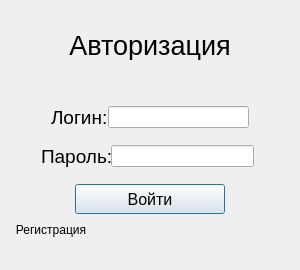
<?xml version="1.0" encoding="UTF-8"?>
<ui version="4.0">
 <class>Dialog</class>
 <widget class="QDialog" name="Dialog">
  <property name="geometry">
   <rect>
    <x>0</x>
    <y>0</y>
    <width>300</width>
    <height>270</height>
   </rect>
  </property>
  <property name="maximumSize">
   <size>
    <width>300</width>
    <height>300</height>
   </size>
  </property>
  <property name="windowTitle">
   <string>Dialog</string>
  </property>
  <layout class="QVBoxLayout" name="verticalLayout_3">
   <item>
    <layout class="QVBoxLayout" name="verticalLayout_2">
     <item>
      <layout class="QVBoxLayout" name="verticalLayout">
       <item>
        <widget class="QLabel" name="label">
         <property name="sizePolicy">
          <sizepolicy hsizetype="Expanding" vsizetype="Preferred">
           <horstretch>0</horstretch>
           <verstretch>0</verstretch>
          </sizepolicy>
         </property>
         <property name="minimumSize">
          <size>
           <width>0</width>
           <height>0</height>
          </size>
         </property>
         <property name="maximumSize">
          <size>
           <width>16777215</width>
           <height>30</height>
          </size>
         </property>
         <property name="font">
          <font>
           <pointsize>20</pointsize>
          </font>
         </property>
         <property name="text">
          <string>Авторизация</string>
         </property>
         <property name="alignment">
          <set>Qt::AlignCenter</set>
         </property>
        </widget>
       </item>
       <item>
        <spacer name="verticalSpacer">
         <property name="orientation">
          <enum>Qt::Vertical</enum>
         </property>
         <property name="sizeType">
          <enum>QSizePolicy::Maximum</enum>
         </property>
         <property name="sizeHint" stdset="0">
          <size>
           <width>20</width>
           <height>40</height>
          </size>
         </property>
        </spacer>
       </item>
       <item>
        <layout class="QHBoxLayout" name="horizontalLayout">
         <property name="spacing">
          <number>0</number>
         </property>
         <property name="leftMargin">
          <number>40</number>
         </property>
         <property name="rightMargin">
          <number>40</number>
         </property>
         <item>
          <widget class="QLabel" name="lbl_login">
           <property name="maximumSize">
            <size>
             <width>70</width>
             <height>40</height>
            </size>
           </property>
           <property name="font">
            <font>
             <pointsize>14</pointsize>
            </font>
           </property>
           <property name="text">
            <string>Логин:</string>
           </property>
          </widget>
         </item>
         <item>
          <widget class="QLineEdit" name="lineE_login">
           <property name="maximumSize">
            <size>
             <width>150</width>
             <height>16777215</height>
            </size>
           </property>
          </widget>
         </item>
        </layout>
       </item>
       <item>
        <spacer name="verticalSpacer_2">
         <property name="orientation">
          <enum>Qt::Vertical</enum>
         </property>
         <property name="sizeType">
          <enum>QSizePolicy::Maximum</enum>
         </property>
         <property name="sizeHint" stdset="0">
          <size>
           <width>20</width>
           <height>10</height>
          </size>
         </property>
        </spacer>
       </item>
       <item>
        <layout class="QHBoxLayout" name="horizontalLayout_2">
         <property name="spacing">
          <number>0</number>
         </property>
         <property name="leftMargin">
          <number>30</number>
         </property>
         <property name="rightMargin">
          <number>35</number>
         </property>
         <item>
          <widget class="QLabel" name="lbl_password">
           <property name="maximumSize">
            <size>
             <width>70</width>
             <height>40</height>
            </size>
           </property>
           <property name="font">
            <font>
             <pointsize>14</pointsize>
            </font>
           </property>
           <property name="text">
            <string>Пароль:</string>
           </property>
          </widget>
         </item>
         <item>
          <widget class="QLineEdit" name="lineE_password">
           <property name="maximumSize">
            <size>
             <width>150</width>
             <height>16777215</height>
            </size>
           </property>
          </widget>
         </item>
        </layout>
       </item>
       <item>
        <spacer name="verticalSpacer_3">
         <property name="orientation">
          <enum>Qt::Vertical</enum>
         </property>
         <property name="sizeType">
          <enum>QSizePolicy::Maximum</enum>
         </property>
         <property name="sizeHint" stdset="0">
          <size>
           <width>20</width>
           <height>10</height>
          </size>
         </property>
        </spacer>
       </item>
       <item>
        <layout class="QHBoxLayout" name="horizontalLayout_3">
         <item>
          <widget class="QPushButton" name="btn_enter">
           <property name="sizePolicy">
            <sizepolicy hsizetype="MinimumExpanding" vsizetype="Fixed">
             <horstretch>0</horstretch>
             <verstretch>0</verstretch>
            </sizepolicy>
           </property>
           <property name="minimumSize">
            <size>
             <width>0</width>
             <height>5</height>
            </size>
           </property>
           <property name="maximumSize">
            <size>
             <width>150</width>
             <height>30</height>
            </size>
           </property>
           <property name="font">
            <font>
             <pointsize>12</pointsize>
            </font>
           </property>
           <property name="layoutDirection">
            <enum>Qt::LeftToRight</enum>
           </property>
           <property name="text">
            <string>Войти</string>
           </property>
           <property name="default">
            <bool>false</bool>
           </property>
          </widget>
         </item>
        </layout>
       </item>
       <item>
        <widget class="QPushButton" name="btn_registration">
         <property name="sizePolicy">
          <sizepolicy hsizetype="Maximum" vsizetype="Fixed">
           <horstretch>0</horstretch>
           <verstretch>0</verstretch>
          </sizepolicy>
         </property>
         <property name="maximumSize">
          <size>
           <width>16777215</width>
           <height>20</height>
          </size>
         </property>
         <property name="layoutDirection">
          <enum>Qt::LeftToRight</enum>
         </property>
         <property name="text">
          <string>Регистрация</string>
         </property>
         <property name="flat">
          <bool>true</bool>
         </property>
        </widget>
       </item>
      </layout>
     </item>
    </layout>
   </item>
  </layout>
 </widget>
 <resources/>
 <connections/>
</ui>
